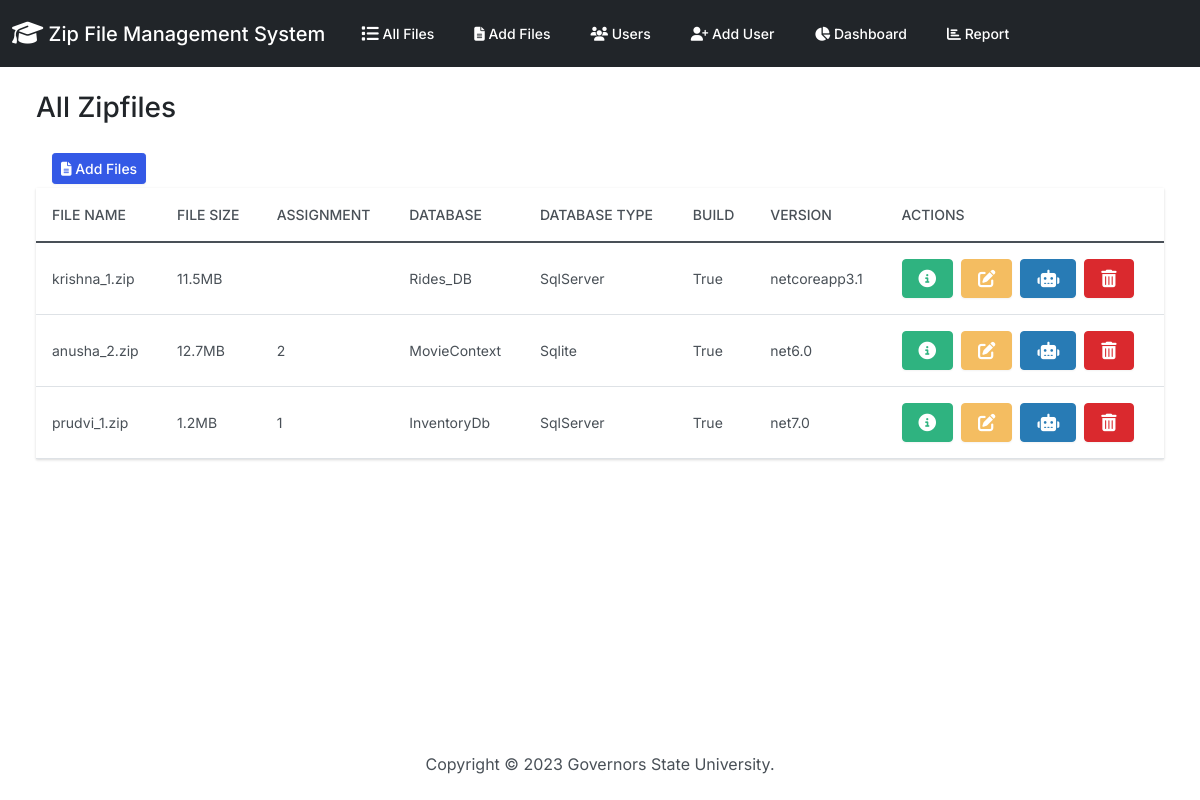
The app's page /, older data.
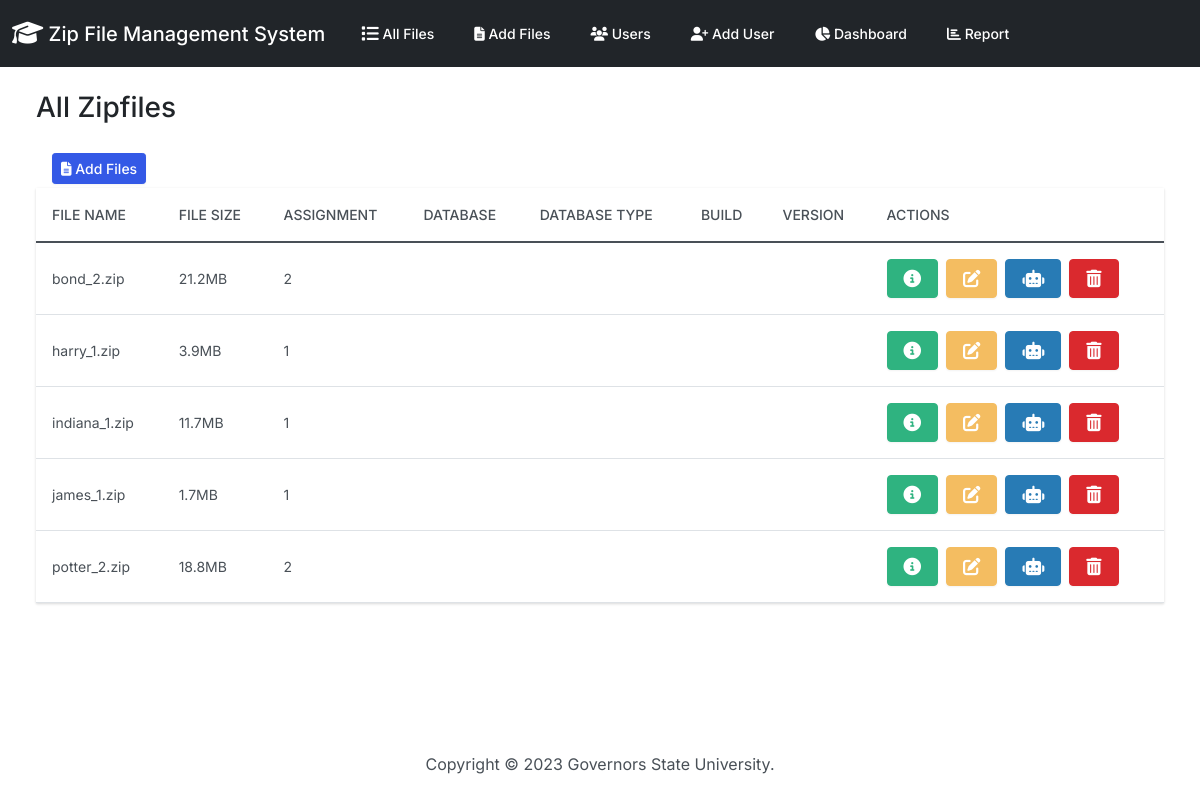
The same page, newer data.
### zipfiles/models.py (models this page shows, shortened)
class File_Results(models.Model):
    id_number = models.PositiveIntegerField(null=True)
    f_name = models.CharField(max_length=255, null=True)
    f_size = models.CharField(max_length=50, null=True)
    myfiles = models.FileField(upload_to="")
    user_name = models.ForeignKey(
        'UserNamesList',
        on_delete=models.CASCADE,
        db_column='user_name',
        default=None
    )
    db_name = models.CharField(max_length=50, null=True)
    db_type = models.CharField(max_length=50, null=True)
    is_build_succeeded = models.CharField(max_length=50, null=True)
    dotnet_version = models.CharField(max_length=20, null=True)
    error_details = models.TextField(null=True)
    assignment_number = models.IntegerField(null=True)
    folder_name = models.CharField(max_length=50, null=True)
    instruction_passed = models.CharField(max_length=50, null=True)

### zipfiles/views.py (the view)
# urls.py: path('', views.index, name='index'),
def index(request):
  failed_files = request.session.pop('failed_files', [])
  file_results = File_Results.objects.all()
  return render(request, 'zipfiles/index.html', {
    'zipfiles': file_results,
    'failed_files': failed_files
  })

### zipfiles/templates/zipfiles/index.html (shortened to what this page needs)
{% extends "zipfiles/base.html" %}
{% block body %}
<h3 class="m-4">All Zipfiles</h3>
<div class="row">
  <div class="col-12">
    {% if zipfiles %}
    <div class="ms-4 me-4 mb-4">
      <a class="btn btn-primary btn-sm mx-3 my-1" href="{% url 'add' %}">
        <i class="fas fa-file-alt"></i> Add Files
      </a>
      <div>
        <table class="table table-hover">
          <thead class="thead-dark">
            <tr>
              <th scope="col">File name</th>
              <th scope="col">File Size</th>
              <th scope="col">Assignment</th>
              <th scope="col">Database</th>
              <th scope="col">Database Type</th>
              <th scope="col">Build</th>
              <th scope="col">Version</th>
              <th scope="col">Actions</th>
            </tr>
          </thead>
          <tbody>
            {% for zipfile in zipfiles %}
              <tr {% if zipfile.is_build_succeeded == 'False' %}class="table-danger"{% endif %}>
                <td class="align-middle">{{ zipfile.f_name|default:"" }}</td>
                <td class="align-middle">{{ zipfile.f_size|default:"" }}</td>
                <td class="align-middle">{{ zipfile.assignment_number|default:"" }}</td>
                <td class="align-middle">{{ zipfile.db_name|default:"" }}</td>
                <td class="align-middle">{{ zipfile.db_type|default:"" }}</td>
                <td class="align-middle">{{ zipfile.is_build_succeeded|default:"" }}</td>
                <td class="align-middle">{{ zipfile.dotnet_version|default:"" }}</td>
                <td>
                  <a class="btn btn-success me-1" href="{% url 'view_info' zipfile.id %}" data-bs-toggle="modal" data-bs-target="#myModal{{zipfile.id}}" title="Info">
                  </a>
                  <a class="btn btn-warning me-1" href="{% url 'edit' zipfile.id %}" title="Edit">
                  </a>
                  <a class="btn btn-info me-1" href="{% url 'automate' zipfile.id %}" title="Run Automation Script">
                  </a>
                  <button type="button" class="btn btn-danger" data-bs-toggle="modal" data-bs-target="#delete{{zipfile.id}}" title="Delete">
                  </button>
                </td>
              </tr>
            {% endfor %}
          </tbody>
        </table>
      </div>
    </div>
    {% else %}
      <h5 class="alert alert-primary ms-4 me-4">No File_Results Records</h5>
    {% endif %}
  </div>
</div>
{% endblock %}

Row changes from the older to the newer data that the page shows:
removed File_Results: f_name "krishna_1.zip", f_size "11.5MB", db_name "Rides_DB", db_type "SqlServer", is_build_succeeded "True", dotnet_version "netcoreapp3.1"
removed File_Results: f_name "anusha_2.zip", f_size "12.7MB", assignment_number "2", db_name "MovieContext", db_type "Sqlite", is_build_succeeded "True", dotnet_version "net6.0"
removed File_Results: f_name "prudvi_1.zip", f_size "1.2MB", assignment_number "1", db_name "InventoryDb", db_type "SqlServer", is_build_succeeded "True", dotnet_version "net7.0"
added File_Results: f_name "bond_2.zip", f_size "21.2MB", assignment_number "2"
added File_Results: f_name "harry_1.zip", f_size "3.9MB", assignment_number "1"
added File_Results: f_name "indiana_1.zip", f_size "11.7MB", assignment_number "1"
added File_Results: f_name "james_1.zip", f_size "1.7MB", assignment_number "1"
added File_Results: f_name "potter_2.zip", f_size "18.8MB", assignment_number "2"
